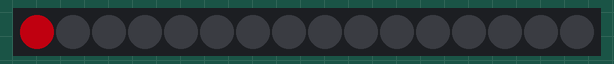
A sketch run on a simulated Arduino Uno, built with avr-gcc and run on an emulated ATmega328P. On the bench: 16 RGB LEDs in strip order, left to right. Dim RGB values are drawn brighter than linear.

Above: at 0.15 s.
At 5.45 s:
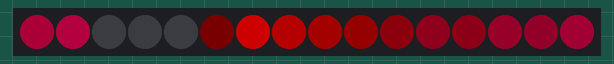
At 10.43 s:
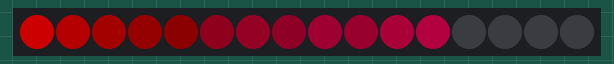
At 19.46 s:
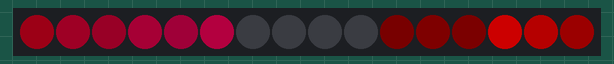
At 28.19 s:
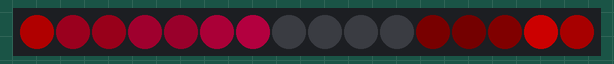
At 38.78 s:
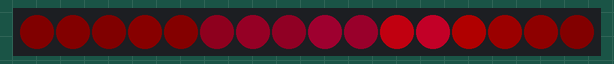

The sketch:

ex10_blend.ino
```cpp
/** Run a few sprites around the ring and pulse all of them.
 *
 * This is an example of how blending can work with color.
 */
#include <Adafruit_NeoPixel.h>

#define PIN		6
#define NUM_PIXELS	16

Adafruit_NeoPixel pixels = Adafruit_NeoPixel(
	NUM_PIXELS,			// how many pixels on strip?
	PIN,				// output pin?
	NEO_GRB + NEO_KHZ800		// type of pixels?
);

float g_pos = 0;
float r_pos = 0;
unsigned beat = 0;

void setup() {
	pixels.begin();
}

int limit(int x)
{
	if (x > 255)
		return 255;
	if (x < 0)
		return 0;
	return x;
}

void
blend_pixel(
	int n,
	int blending,
	int new_r,
	int new_g,
	int new_b
)
{
	uint32_t c = pixels.getPixelColor(n);
	int r = (c >> 16) & 0xFF;
	int g = (c >>  8) & 0xFF;
	int b = (c >>  0) & 0xFF;

	r = (r * blending + new_r) / (blending+1);
	g = (g * blending + new_g) / (blending+1);
	b = (b * blending + new_b) / (blending+1);

	pixels.setPixelColor(n, limit(r), limit(g), limit(b));
}


void loop() {
	// fade all the pixels pretty fast
	for(int i = 0 ; i < NUM_PIXELS ; i++)
		blend_pixel(i, 7, 0, 0, 0);

	blend_pixel(int(g_pos), 1, 85, 0, 30);
	g_pos = (g_pos + 0.63);
	if (g_pos > NUM_PIXELS)
		g_pos = 0;
	else if (g_pos < 0)
		g_pos = NUM_PIXELS-1;

	blend_pixel(int(r_pos), 1, 128, 0, 0);
	r_pos = (r_pos - 0.23);
	if (r_pos > NUM_PIXELS)
		r_pos = 0;
	else if (r_pos < 0)
		r_pos = NUM_PIXELS-1;

	// and once in a while flash all of them
	beat++;
	if (beat % 100 == 0 || beat % 100 == 12)
	{
		for(int i = 0 ; i < NUM_PIXELS ; i++)
			blend_pixel(i, 1, 200, 80, 0);
	}

	pixels.show();
	delay(20);
}
```
